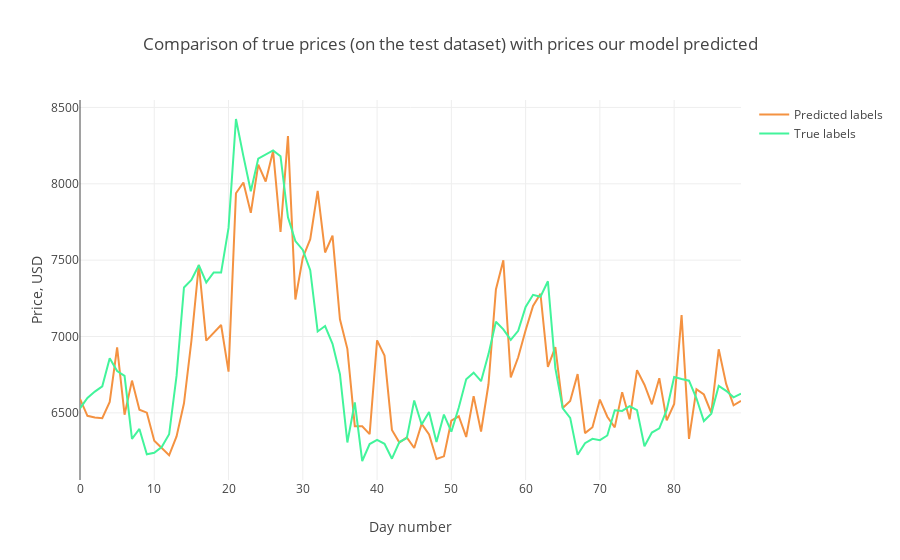

Source (notebook cell):
### Markdown cell above
#### True plot

### Code cell
trace1 = go.Scatter(
    x = np.arange(0, len(Y_pred), 1),
    y = Y_pred.reshape(-1,),
    mode = 'lines',
    name = 'Predicted labels',
    line = dict(color=('rgb(244, 146, 65)'), width=2)
)
trace2 = go.Scatter(
    x = np.arange(0, len(Y_test), 1),
    y = Y_test.reshape(-1,),
    mode = 'lines',
    name = 'True labels',
    line = dict(color=('rgb(66, 244, 155)'), width=2)
)

layout = dict(title = 'Comparison of true prices (on the test dataset) with prices our model predicted',
             xaxis = dict(title = 'Day number'), yaxis = dict(title = 'Price, USD'))
fig = dict(data=[trace1, trace2], layout=layout)
py.iplot(fig, filename='results_demonstrating0')

print(np.sqrt(mean_squared_error(Y_test.reshape(-1,), Y_pred.reshape(-1,))))
